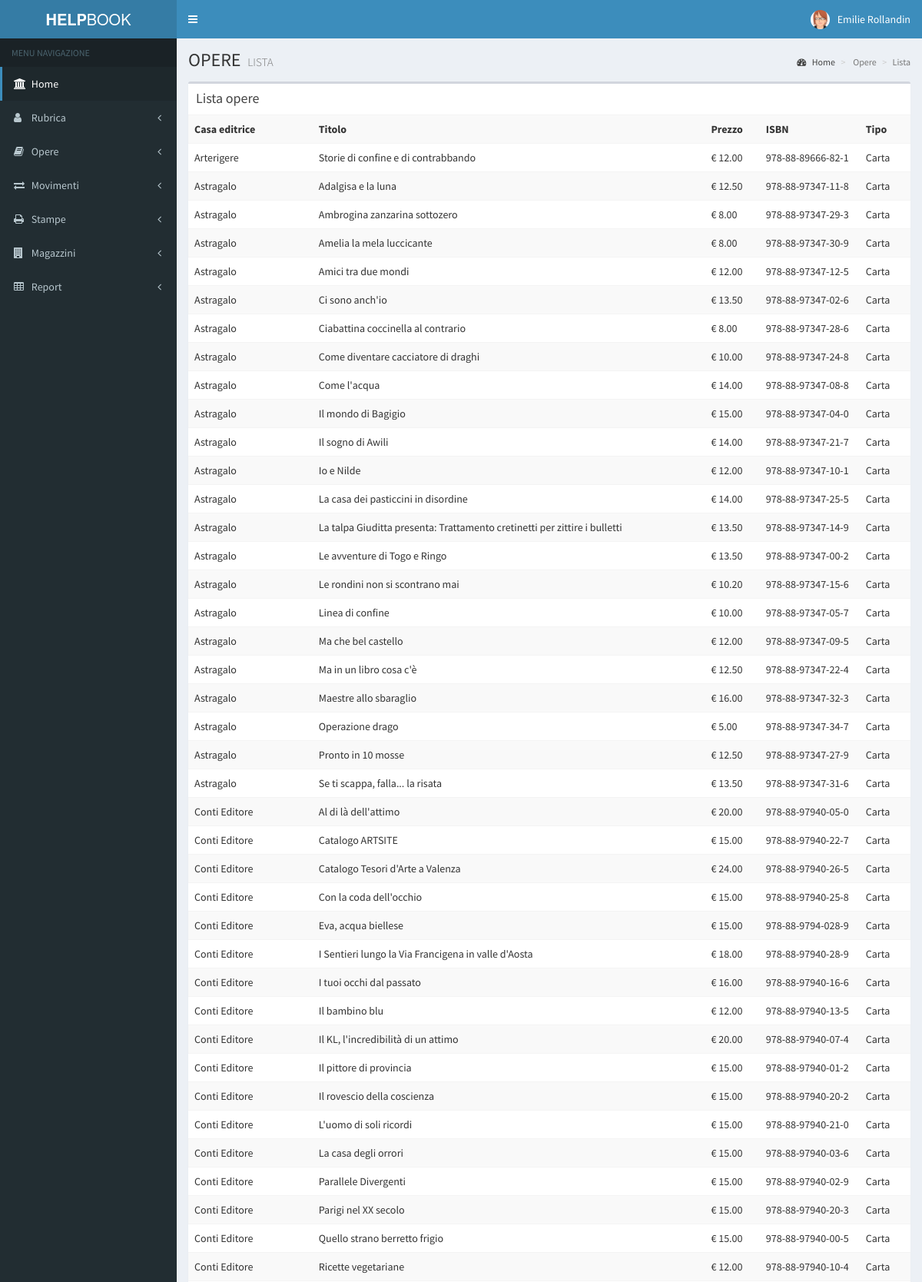
/operelista.php (upper part), run on the app's committed database.
### tables this page shows
CREATE TABLE `libri` (
  `idlibro` int(11) NOT NULL,
  `fkcasaeditrice` int(11) NOT NULL,
  `titolo` varchar(255) NOT NULL,
  `sottotitolo` varchar(255) NOT NULL,
  `isbn` varchar(50) NOT NULL,
  `pagine` int(11) NOT NULL,
  `prezzo` double NOT NULL,
  `fkcollana` int(11) NOT NULL,
  `fktipologia` int(11) NOT NULL,
  `cancellato` tinyint(1) NOT NULL DEFAULT '0'
);

CREATE TABLE `casaeditrice` (
  `idcasaeditrice` int(11) NOT NULL,
  `casaeditrice` varchar(100) NOT NULL
);

CREATE TABLE `libritipologia` (
  `idlibrotipologia` int(11) NOT NULL,
  `librotipologia` varchar(50) NOT NULL,
  `cancellato` tinyint(1) NOT NULL DEFAULT '0'
);

### php/libri.php (the view, shortened to what this page needs)
<?php
function libriListaTabella() {
    try {
        $db = new PDO("mysql:host=" . $dbhost . ";dbname=" . $dbname, $dbuser, $dbpswd);
        $db->setAttribute(PDO::ATTR_ERRMODE, PDO::ERRMODE_WARNING);
        $db->setAttribute(PDO::ATTR_DEFAULT_FETCH_MODE, PDO::FETCH_OBJ);
        $db->setAttribute(PDO::MYSQL_ATTR_INIT_COMMAND, 'SET NAMES UTF8');
        $sql = 'SELECT libri.*, libritipologia.librotipologia, casaeditrice.casaeditrice FROM libri '
              .'INNER JOIN libritipologia ON libri.fktipologia=libritipologia.idlibrotipologia '
              .'INNER JOIN casaeditrice ON libri.fkcasaeditrice=casaeditrice.idcasaeditrice '
              .'WHERE libri.cancellato=0 ORDER BY casaeditrice.casaeditrice ASC, libri.titolo ASC, libri.fktipologia ASC';
        $result = $db->query($sql);
        foreach ($result as $row) {
            $row = get_object_vars($row);
            print "<tr>\n";
            print "<td>".$row['casaeditrice']."</td>\n";
            print "<td>".$row['titolo']."</td>\n";
            print "<td>&euro; ".number_format($row['prezzo'], 2)."</td>\n";
            print "<td>".$row['isbn']."</td>\n";
            print "<td>".$row['librotipologia']."</td>\n";
            print "</tr>\n";
        }
    } catch (PDOException $e) {
        throw new PDOException("Error  : " . $e->getMessage());
    }
}

### data on the page
libri: casaeditrice.casaeditrice "Arterigere", titolo "Storie di confine e di contrabbando", prezzo "12.00", isbn "978-88-89666-82-1", libritipologia.librotipologia "Carta"
libri: casaeditrice.casaeditrice "Astragalo", titolo "Adalgisa e la luna", prezzo "12.50", isbn "978-88-97347-11-8", libritipologia.librotipologia "Carta"
libri: casaeditrice.casaeditrice "Astragalo", titolo "Ambrogina zanzarina sottozero", prezzo "8.00", isbn "978-88-97347-29-3", libritipologia.librotipologia "Carta"
libri: casaeditrice.casaeditrice "Astragalo", titolo "Amelia la mela luccicante", prezzo "8.00", isbn "978-88-97347-30-9", libritipologia.librotipologia "Carta"
libri: casaeditrice.casaeditrice "Astragalo", titolo "Amici tra due mondi", prezzo "12.00", isbn "978-88-97347-12-5", libritipologia.librotipologia "Carta"
libri: casaeditrice.casaeditrice "Astragalo", titolo "Ci sono anch'io", prezzo "13.50", isbn "978-88-97347-02-6", libritipologia.librotipologia "Carta"
libri: casaeditrice.casaeditrice "Astragalo", titolo "Ciabattina coccinella al contrario", prezzo "8.00", isbn "978-88-97347-28-6", libritipologia.librotipologia "Carta"
libri: casaeditrice.casaeditrice "Astragalo", titolo "Come diventare cacciatore di draghi", prezzo "10.00", isbn "978-88-97347-24-8", libritipologia.librotipologia "Carta"
libri: casaeditrice.casaeditrice "Astragalo", titolo "Come l'acqua", prezzo "14.00", isbn "978-88-97347-08-8", libritipologia.librotipologia "Carta"
libri: casaeditrice.casaeditrice "Astragalo", titolo "Il mondo di Bagigio", prezzo "15.00", isbn "978-88-97347-04-0", libritipologia.librotipologia "Carta"
libri: casaeditrice.casaeditrice "Astragalo", titolo "Il sogno di Awili", prezzo "14.00", isbn "978-88-97347-21-7", libritipologia.librotipologia "Carta"
libri: casaeditrice.casaeditrice "Astragalo", titolo "Io e Nilde", prezzo "12.00", isbn "978-88-97347-10-1", libritipologia.librotipologia "Carta"
libri: casaeditrice.casaeditrice "Astragalo", titolo "La casa dei pasticcini in disordine", prezzo "14.00", isbn "978-88-97347-25-5", libritipologia.librotipologia "Carta"
libri: casaeditrice.casaeditrice "Astragalo", titolo "La talpa Giuditta presenta: Trattamento cretinetti per zittire i bulletti", prezzo "13.50", isbn "978-88-97347-14-9", libritipologia.librotipologia "Carta"
libri: casaeditrice.casaeditrice "Astragalo", titolo "Le avventure di Togo e Ringo", prezzo "13.50", isbn "978-88-97347-00-2", libritipologia.librotipologia "Carta"
libri: casaeditrice.casaeditrice "Astragalo", titolo "Le rondini non si scontrano mai", prezzo "10.20", isbn "978-88-97347-15-6", libritipologia.librotipologia "Carta"
libri: casaeditrice.casaeditrice "Astragalo", titolo "Linea di confine", prezzo "10.00", isbn "978-88-97347-05-7", libritipologia.librotipologia "Carta"
libri: casaeditrice.casaeditrice "Astragalo", titolo "Ma che bel castello", prezzo "12.00", isbn "978-88-97347-09-5", libritipologia.librotipologia "Carta"
libri: casaeditrice.casaeditrice "Astragalo", titolo "Ma in un libro cosa c'è", prezzo "12.50", isbn "978-88-97347-22-4", libritipologia.librotipologia "Carta"
libri: casaeditrice.casaeditrice "Astragalo", titolo "Maestre allo sbaraglio", prezzo "16.00", isbn "978-88-97347-32-3", libritipologia.librotipologia "Carta"
libri: casaeditrice.casaeditrice "Astragalo", titolo "Operazione drago", prezzo "5.00", isbn "978-88-97347-34-7", libritipologia.librotipologia "Carta"
libri: casaeditrice.casaeditrice "Astragalo", titolo "Pronto in 10 mosse", prezzo "12.50", isbn "978-88-97347-27-9", libritipologia.librotipologia "Carta"
libri: casaeditrice.casaeditrice "Astragalo", titolo "Se ti scappa, falla... la risata", prezzo "13.50", isbn "978-88-97347-31-6", libritipologia.librotipologia "Carta"
libri: casaeditrice.casaeditrice "Conti Editore", titolo "Al di là dell'attimo", prezzo "20.00", isbn "978-88-97940-05-0", libritipologia.librotipologia "Carta"
libri: casaeditrice.casaeditrice "Conti Editore", titolo "Catalogo ARTSITE", prezzo "15.00", isbn "978-88-97940-22-7", libritipologia.librotipologia "Carta"
libri: casaeditrice.casaeditrice "Conti Editore", titolo "Catalogo Tesori d'Arte a Valenza", prezzo "24.00", isbn "978-88-97940-26-5", libritipologia.librotipologia "Carta"
libri: casaeditrice.casaeditrice "Conti Editore", titolo "Con la coda dell'occhio", prezzo "15.00", isbn "978-88-97940-25-8", libritipologia.librotipologia "Carta"
libri: casaeditrice.casaeditrice "Conti Editore", titolo "Eva, acqua biellese", prezzo "15.00", isbn "978-88-9794-028-9", libritipologia.librotipologia "Carta"
libri: casaeditrice.casaeditrice "Conti Editore", titolo "I Sentieri lungo la Via Francigena in valle d'Aosta", prezzo "18.00", isbn "978-88-97940-28-9", libritipologia.librotipologia "Carta"
libri: casaeditrice.casaeditrice "Conti Editore", titolo "I tuoi occhi dal passato", prezzo "16.00", isbn "978-88-97940-16-6", libritipologia.librotipologia "Carta"
libri: casaeditrice.casaeditrice "Conti Editore", titolo "Il bambino blu", prezzo "12.00", isbn "978-88-97940-13-5", libritipologia.librotipologia "Carta"
libri: casaeditrice.casaeditrice "Conti Editore", titolo "Il KL, l'incredibilità di un attimo", prezzo "20.00", isbn "978-88-97940-07-4", libritipologia.librotipologia "Carta"
libri: casaeditrice.casaeditrice "Conti Editore", titolo "Il pittore di provincia", prezzo "15.00", isbn "978-88-97940-01-2", libritipologia.librotipologia "Carta"
libri: casaeditrice.casaeditrice "Conti Editore", titolo "Il rovescio della coscienza", prezzo "15.00", isbn "978-88-97940-20-2", libritipologia.librotipologia "Carta"
libri: casaeditrice.casaeditrice "Conti Editore", titolo "L'uomo di soli ricordi", prezzo "15.00", isbn "978-88-97940-21-0", libritipologia.librotipologia "Carta"
libri: casaeditrice.casaeditrice "Conti Editore", titolo "La casa degli orrori", prezzo "15.00", isbn "978-88-97940-03-6", libritipologia.librotipologia "Carta"
libri: casaeditrice.casaeditrice "Conti Editore", titolo "Parallele Divergenti", prezzo "15.00", isbn "978-88-97940-02-9", libritipologia.librotipologia "Carta"
libri: casaeditrice.casaeditrice "Conti Editore", titolo "Parigi nel XX secolo", prezzo "15.00", isbn "978-88-97940-20-3", libritipologia.librotipologia "Carta"
libri: casaeditrice.casaeditrice "Conti Editore", titolo "Quello strano berretto frigio", prezzo "15.00", isbn "978-88-97940-00-5", libritipologia.librotipologia "Carta"
libri: casaeditrice.casaeditrice "Conti Editore", titolo "Ricette vegetariane", prezzo "12.00", isbn "978-88-97940-10-4", libritipologia.librotipologia "Carta"
